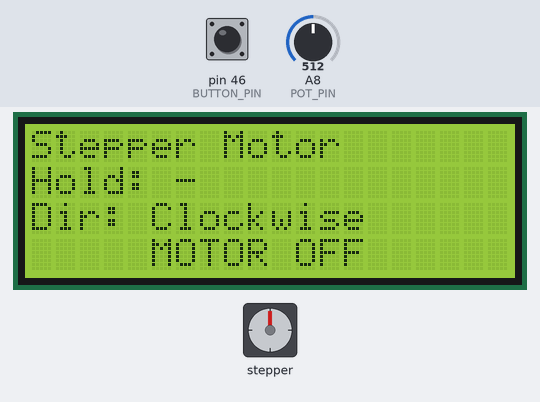
Bench run of a sketch on a simulated Arduino Mega 2560, built with avr-gcc and run on an emulated ATmega2560. Shown: stepper motor, 20×4 character LCD. Wiring (inferred from the names in the program): stepper motor driver (200 steps per turn assumed): step pin 12; direction pin 11; enable pin 10. Inputs (shaded band) come from the test bench; at power-on: pin 46 (BUTTON_PIN) LOW, A8 (POT_PIN) = 512. What the sketch prints to the serial monitor is not drawn.

Above: at 1.2 s.
1.3 s: pin 46 (BUTTON_PIN) pulled HIGH for 0.15 s
At 1.6 s:
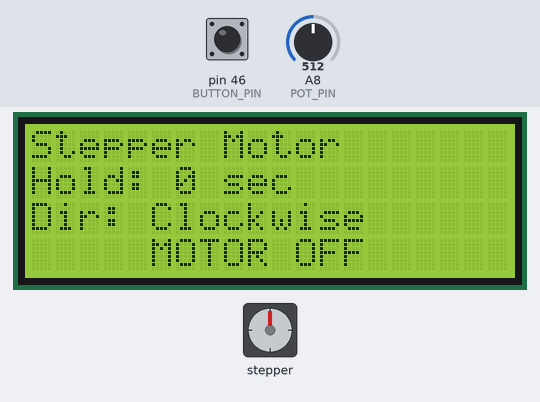
2.0 s: A8 (POT_PIN) set to 716
At 2.25 s:
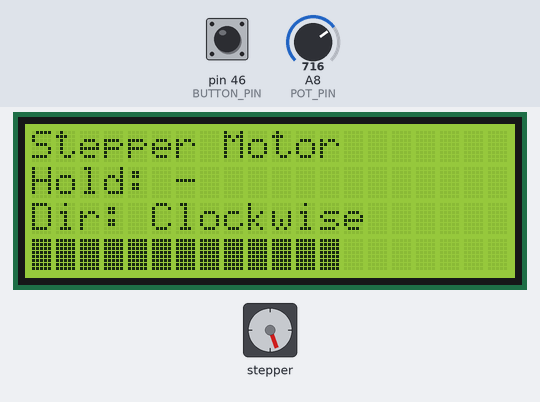
4.5 s: pin 46 (BUTTON_PIN) pulled HIGH for 3.2 s
At 5.55 s:
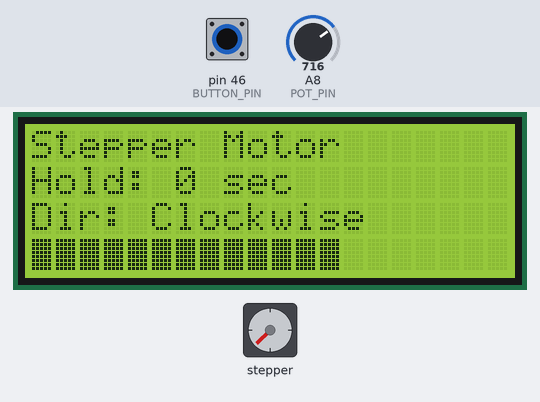
8.3 s: pin 46 (BUTTON_PIN) pulled HIGH for 1 s
At 10.7 s:
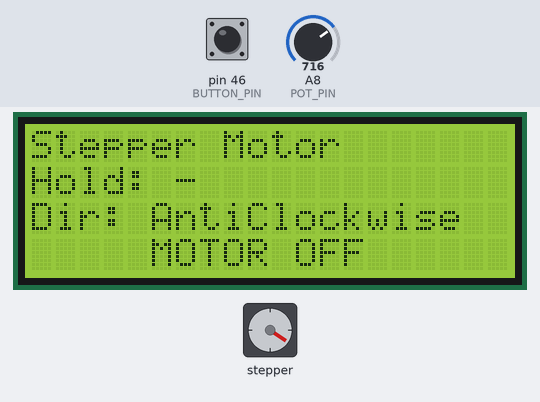
11.0 s: pin 46 (BUTTON_PIN) pulled HIGH for 0.15 s
At 11.26 s:
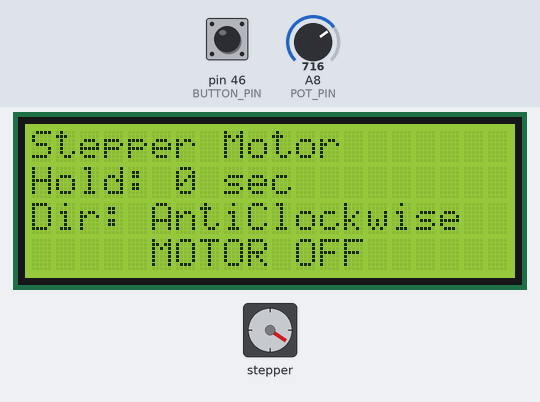
11.7 s: A8 (POT_PIN) set to 900
At 11.9 s:
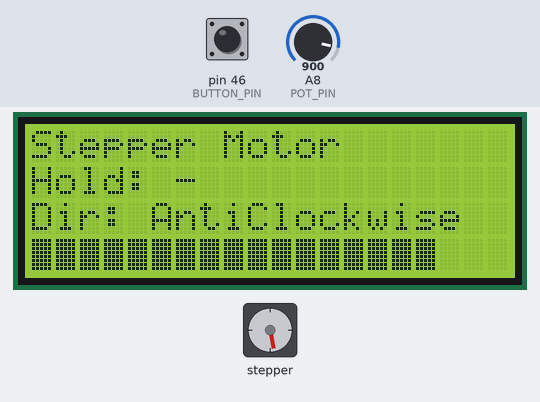
Timing chart, 0 to 15.1 s (numbered marks = the images above; inputs shaded):
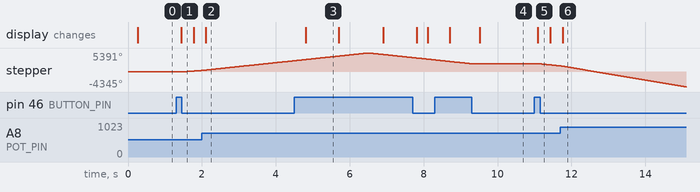

The sketch:

Stepper_Driver_POT_LCD.ino
```cpp
#include <Wire.h>
#include <LiquidCrystal_I2C.h>
#include <TimerOne.h>

#define DIR_PIN 11
#define STEP_PIN 12
#define EN_PIN 10
#define POT_PIN A8
#define BUTTON_PIN 46

LiquidCrystal_I2C lcd(0x27, 20, 4);

volatile bool stepState = false;
volatile unsigned long stepDelay = 1000;

bool motorRunning = false;
bool directionClockwise = true;

bool buttonPressed = false;
unsigned long pressStartTime = 0;
int holdSeconds = 0;

int motorSpeed = 0;
int lastReportedHold = 0;

byte fullBlock[8] = {
  B11111,
  B11111,
  B11111,
  B11111,
  B11111,
  B11111,
  B11111,
  B11111
};

void setup() {
  Wire.begin();
  lcd.init();
  lcd.backlight();
  lcd.createChar(0, fullBlock);

  pinMode(DIR_PIN, OUTPUT);
  pinMode(STEP_PIN, OUTPUT);
  pinMode(EN_PIN, OUTPUT);
  pinMode(BUTTON_PIN, INPUT);

  digitalWrite(EN_PIN, HIGH);
  digitalWrite(DIR_PIN, directionClockwise ? HIGH : LOW);

  Serial.begin(9600);

  Timer1.initialize(1000);
  Timer1.attachInterrupt(stepperISR);

  lcd.clear();
  lcd.setCursor(0, 0);
  lcd.print("Stepper Motor");
}

void loop() {
  handleButton();
  handlePotentiometer();

  static unsigned long lastUpdate = 0;
  if (millis() - lastUpdate > 200) {
    lastUpdate = millis();
    updateLCD();
  }
}

void handleButton() {
  static bool longPressActionDone = false;
  bool state = digitalRead(BUTTON_PIN);

  if (state == HIGH && !buttonPressed) {
    buttonPressed = true;
    pressStartTime = millis();
    holdSeconds = 0;
    lastReportedHold = 0;
    longPressActionDone = false;
  }

  if (buttonPressed && state == HIGH) {
    unsigned long duration = millis() - pressStartTime;
    int currentHold = duration / 1000;

    if (currentHold > lastReportedHold) {
      lastReportedHold = currentHold;
      Serial.print("Holding for: ");
      Serial.print(currentHold);
      Serial.println(" sec");
    }


    if (currentHold >= 2 && !longPressActionDone) {
      directionClockwise = !directionClockwise;
      digitalWrite(DIR_PIN, directionClockwise ? HIGH : LOW);
      Serial.print("Direction Changed to: ");
      Serial.println(directionClockwise ? "Clockwise" : "AntiClockwise");
      longPressActionDone = true;
    }
  }

  if (buttonPressed && state == LOW) {
    unsigned long duration = millis() - pressStartTime;

    if (duration >= 100 && !longPressActionDone) {
      motorRunning = !motorRunning;
      digitalWrite(EN_PIN, motorRunning ? LOW : HIGH);
      Serial.print("Motor State: ");
      Serial.println(motorRunning ? "ON" : "OFF");
    } else if (duration < 100) {
      Serial.println("Ignored: <100ms tap");
    }

    buttonPressed = false;
    holdSeconds = 0;
    lastReportedHold = 0;
  }
}


void handlePotentiometer() {
  int potVal = analogRead(POT_PIN);
  int newSpeed = map(potVal, 0, 1023, 2000, 300);

  if (motorRunning && newSpeed != stepDelay) {
    stepDelay = newSpeed;
    Timer1.setPeriod(stepDelay);
  }
}

void stepperISR() {
  if (!motorRunning) return;

  digitalWrite(STEP_PIN, stepState);
  stepState = !stepState;
}

void updateLCD() {
  static int lastBars = -1;

  lcd.setCursor(0, 0);
  lcd.print("Stepper Motor      ");

  lcd.setCursor(0, 1);
  lcd.print("Hold: ");
  if (buttonPressed) {
    lcd.print(lastReportedHold);
    lcd.print(" sec       ");
  } else {
    lcd.print("-           ");
  }

  lcd.setCursor(0, 2);
  lcd.print("Dir: ");
  lcd.print(directionClockwise ? "Clockwise     " : "AntiClockwise ");

  lcd.setCursor(0, 3);

  if (!motorRunning) {
    lcd.print("     MOTOR OFF     ");
    lastBars = -1;
    return;
  }

  int potVal = analogRead(POT_PIN);
  motorSpeed = map(potVal, 0, 1023, 0, 255);

  if (motorSpeed >= 240) {
    if (lastBars != 255) {
      lcd.setCursor(0, 3);
      lcd.print(" Max Speed Reached ");
      lastBars = 255;
    }
  } else if (motorSpeed <= 30) {
    if (lastBars != 254) {
      lcd.setCursor(0, 3);
      lcd.print(" Low Limit Reached ");
      lastBars = 254;
    }
  } else {
    int bars = map(motorSpeed, 0, 255, 0, 20);
    if (bars != lastBars) {
      for (int i = 0; i < 20; i++) {
        lcd.setCursor(i, 3);
        if (i < bars)
          lcd.write(byte(0));
        else
          lcd.print(" ");
      }
      lastBars = bars;
    }
  }
}
```

Measured:
- after the input at 1.3 s, stepper: turns 406° clockwise in 0.52 s, starting after 0.18 s; the display: changes after 0.14 s (image 1)
- after the input at 2.0 s, the display: changes after 0.10 s (image 2)
- after the input at 4.5 s, the display: changes after 0.30 s (image 3)
- after the input at 8.3 s, stepper: goes on until 9.3 s, then stays 2284°; the display: first changes after 0.41 s (image 4 shows a later state)
- after the input at 11.0 s, stepper: turns 609° counter-clockwise in 0.55 s, starting after 0.15 s; the display: changes after 0.09 s (image 5)
- after the input at 11.7 s, the display: changes after 0.06 s (image 6)
